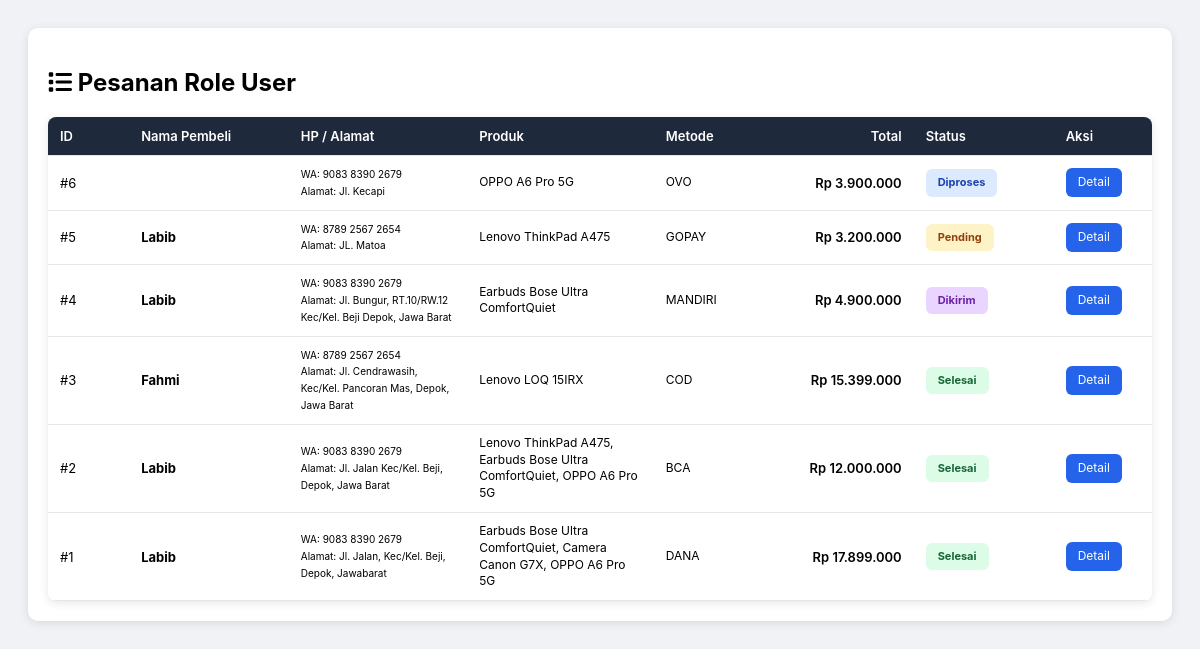
/admin/admin_pesanan.php, run on the app's committed database.
### tables this page shows
CREATE TABLE `pesanan` (
  `id` int(11) NOT NULL AUTO_INCREMENT,
  `user_id` int(11) DEFAULT NULL,
  `nama_penerima` varchar(100) DEFAULT NULL,
  `hp` varchar(20) DEFAULT NULL,
  `alamat` text DEFAULT NULL,
  `metode_bayar` varchar(50) DEFAULT NULL,
  `total_bayar` int(11) DEFAULT NULL,
  `status_pesanan` varchar(20) DEFAULT 'Pending',
  `tanggal_pesan` datetime DEFAULT current_timestamp(),
  PRIMARY KEY (`id`)
);

### admin/admin_pesanan.php (the view, shortened to what this page needs)
<?php
include "../config/database.php";
$query = "SELECT pesanan.*, users.nama AS nama_akun FROM pesanan LEFT JOIN users ON pesanan.user_id = users.id ORDER BY pesanan.id DESC";
$result = mysqli_query($conn, $query);
?>
<!DOCTYPE html>
<html lang="id">
<head>
    <link rel="stylesheet" href="https://cdnjs.cloudflare.com/ajax/libs/font-awesome/6.4.0/css/all.min.css">
</head>
<body>
    <div class="card">
        <h2><i class="fa fa-list"></i> Pesanan Role User</h2>
        <div class="table-wrapper">
        <table>
            <thead>
                <tr>
                    <th style="width: 70px;">ID</th>
                    <th style="width: 150px;">Nama Pembeli</th>
                    <th style="width: 180px;">HP / Alamat</th>
                    <th style="width: 200px;">Produk</th>
                    <th style="width: 120px;">Metode</th>
                    <th style="width: 120px; text-align: right;">Total</th>
                    <th style="width: 130px;">Status</th>
                    <th style="width: 80px;">Aksi</th>
                </tr>
            </thead>
            <tbody>
                <?php while ($row = mysqli_fetch_assoc($result)) : ?>
                    <tr>
                        <td style="width: 70px;">#<?= $row['id'] ?></td>
                        <td style="width: 150px;"><strong><?= htmlspecialchars($row['nama_penerima']) ?></strong></td>
                        <td style="width: 180px; font-size: 12px;">
                            <small>WA: <?= $row['hp'] ?? '-' ?></small><br>
                            <small>Alamat: <?= $row['alamat'] ?? '-' ?></small>
                        </td>
                        <td style="width: 200px; max-width: 200px; word-break: break-word; font-size: 12px;">
                            <?php
                            $produk_query = mysqli_query($conn, "SELECT produk.nama FROM pesanan_detail
                                LEFT JOIN produk ON pesanan_detail.produk_id = produk.id
                                WHERE pesanan_detail.pesanan_id = '{$row['id']}'\n                                ORDER BY pesanan_detail.id ASC");
                            $produk_list = [];
                            while ($p = mysqli_fetch_assoc($produk_query)) {
                                if ($p['nama']) {
                                    $produk_list[] = $p['nama'];
                                }
                            }
                            if (!empty($produk_list)) {
                                echo implode(', ', $produk_list);
                            } else {
                                echo '-';
                            }
                            ?>
                        </td>
                        <td style="width: 120px; font-size: 12px;"><?= htmlspecialchars($row['metode_bayar'] ?? '-') ?></td>
                        <td style="width: 120px; text-align: right; font-weight: 600;">Rp <?= number_format($row['total_bayar'], 0, ',', '.') ?></td>
                        <td style="width: 130px;">
                            <span class="status-badge <?= strtolower(str_replace(' ', '', $row['status_pesanan'] ?? 'pending')) ?>">
                                <?= ucfirst($row['status_pesanan']) ?>
                            </span>
                        </td>
                        <td style="width: 80px;">
                            <a href="admin_detail.php?id=<?= $row['id'] ?>" class="btn">Detail</a>
                        </td>
                    </tr>
                <?php endwhile; ?>
            </tbody>
        </table>
        </div>
    </div>
</body>
</html>

### admin/admin_pesanan.php (style rules this page uses)
body { font-family: 'Inter', sans-serif; background: #f0f2f5; padding: 20px; }
.card { background: white; padding: 20px; border-radius: 10px; box-shadow: 0 2px 10px rgba(0, 0, 0, 0.1); }
.table-wrapper { background: #fff; border-radius: 8px; box-shadow: 0 2px 10px rgba(0, 0, 0, 0.1); overflow-x: auto; margin-top: 20px; }
table { width: 100%; border-collapse: collapse; min-width: 900px; }
th, td { padding: 10px 12px; border-bottom: 1px solid #e5e7eb; text-align: left; font-size: 13px; line-height: 1.4; }
th { background: #1e293b; color: white; font-weight: 600; white-space: nowrap; position: sticky; top: 0; }
.status-badge { padding: 6px 12px; border-radius: 6px; font-size: 11px; font-weight: bold; display: inline-block; }
.pending { background: #fef3c7; color: #92400e; }
.diproses { background: #dbeafe; color: #1e40af; }
.dikirim { background: #e9d5ff; color: #6b21a8; }
.selesai { background: #dcfce7; color: #166534; }
.btn { padding: 6px 12px; text-decoration: none; border-radius: 6px; color: white; background: #2563eb; font-size: 12px; display: inline-block; transition: background 0.3s; }

### data on the page
pesanan: id "6", hp "9083 8390 2679", alamat "Jl. Kecapi", produk_list "OPPO A6 Pro 5G", metode_bayar "OVO", total_bayar "3.900.000", status_pesanan "Diproses"
pesanan: id "5", nama_penerima "Labib", hp "8789 2567 2654", alamat "JL. Matoa", produk_list "Lenovo ThinkPad A475", metode_bayar "GOPAY", total_bayar "3.200.000", status_pesanan "Pending"
pesanan: id "4", nama_penerima "Labib", hp "9083 8390 2679", alamat "Jl. Bungur, RT.10/RW.12 Kec/Kel. Beji Depok, Jawa Barat", produk_list "Earbuds Bose Ultra ComfortQuiet", metode_bayar "MANDIRI", total_bayar "4.900.000", status_pesanan "Dikirim"
pesanan: id "3", nama_penerima "Fahmi", hp "8789 2567 2654", alamat "Jl. Cendrawasih, Kec/Kel. Pancoran Mas, Depok, Jawa Barat", produk_list "Lenovo LOQ 15IRX", metode_bayar "COD", total_bayar "15.399.000", status_pesanan "Selesai"
pesanan: id "2", nama_penerima "Labib", hp "9083 8390 2679", alamat "Jl. Jalan Kec/Kel. Beji, Depok, Jawa Barat", produk_list "Lenovo ThinkPad A475, Earbuds Bose Ultra ComfortQuiet, OPPO A6 Pro 5G", metode_bayar "BCA", total_bayar "12.000.000", status_pesanan "Selesai"
pesanan: id "1", nama_penerima "Labib", hp "9083 8390 2679", alamat "Jl. Jalan, Kec/Kel. Beji, Depok, Jawabarat", produk_list "Earbuds Bose Ultra ComfortQuiet, Camera Canon G7X, OPPO A6 Pro 5G", metode_bayar "DANA", total_bayar "17.899.000", status_pesanan "Selesai"
